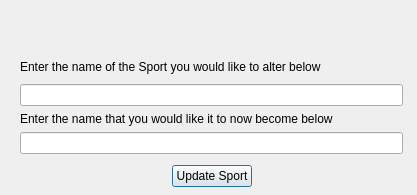
<?xml version="1.0" encoding="UTF-8"?>
<ui version="4.0">
 <class>UpdateSport</class>
 <widget class="QDialog" name="UpdateSport">
  <property name="geometry">
   <rect>
    <x>0</x>
    <y>0</y>
    <width>417</width>
    <height>195</height>
   </rect>
  </property>
  <property name="windowTitle">
   <string>Dialog</string>
  </property>
  <widget class="QWidget" name="gridLayoutWidget">
   <property name="geometry">
    <rect>
     <x>20</x>
     <y>60</y>
     <width>383</width>
     <height>127</height>
    </rect>
   </property>
   <layout class="QGridLayout" name="gridLayout">
    <item row="6" column="0">
     <spacer name="hSpacer">
      <property name="orientation">
       <enum>Qt::Horizontal</enum>
      </property>
      <property name="sizeHint" stdset="0">
       <size>
        <width>40</width>
        <height>20</height>
       </size>
      </property>
     </spacer>
    </item>
    <item row="6" column="2">
     <spacer name="hSpacer2">
      <property name="orientation">
       <enum>Qt::Horizontal</enum>
      </property>
      <property name="sizeHint" stdset="0">
       <size>
        <width>40</width>
        <height>20</height>
       </size>
      </property>
     </spacer>
    </item>
    <item row="1" column="1">
     <spacer name="vSpacer">
      <property name="orientation">
       <enum>Qt::Vertical</enum>
      </property>
      <property name="sizeHint" stdset="0">
       <size>
        <width>20</width>
        <height>40</height>
       </size>
      </property>
     </spacer>
    </item>
    <item row="0" column="0" colspan="3">
     <widget class="QLabel" name="lblMain">
      <property name="text">
       <string>Enter the name of the Sport you would like to alter below</string>
      </property>
     </widget>
    </item>
    <item row="6" column="1">
     <widget class="QPushButton" name="btnUpdateSport">
      <property name="text">
       <string>Update Sport</string>
      </property>
     </widget>
    </item>
    <item row="5" column="1">
     <spacer name="vSpacer2">
      <property name="orientation">
       <enum>Qt::Vertical</enum>
      </property>
      <property name="sizeHint" stdset="0">
       <size>
        <width>20</width>
        <height>40</height>
       </size>
      </property>
     </spacer>
    </item>
    <item row="2" column="0" colspan="3">
     <widget class="QLineEdit" name="edtOldSportName"/>
    </item>
    <item row="4" column="0" colspan="3">
     <widget class="QLineEdit" name="edtNewSportName"/>
    </item>
    <item row="3" column="0" colspan="3">
     <widget class="QLabel" name="label">
      <property name="text">
       <string>Enter the name that you would like it to now become below</string>
      </property>
     </widget>
    </item>
   </layout>
  </widget>
 </widget>
 <resources/>
 <connections/>
</ui>
